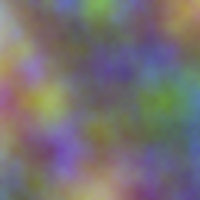
Frame 1 (no input)
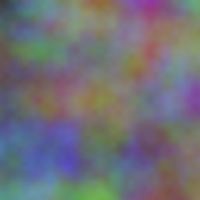
Frame 60 (the mouse pressed at the canvas centre just before this capture)
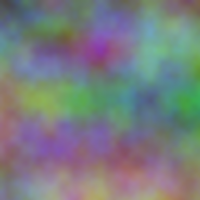
Frame 120 (the mouse held since frame 60 and released just before this capture)

The Processing sketch that drew these frames (run headless with seeded random() and noise(); from frame 60 on, the mouse is pressed at the canvas centre):

// Processing sketch: cotton_candy_noise
// ── cotton_candy_noise.pde
float th = 0; //tiempo
void setup()
{
   size(200,200);
}

void draw(){
  background(128);
  th += 0.1; //como se tarda en generar el ruido, poner decimales mayor
for (int i=0; i< width;i++)
  for (int j=0; j< height;j++)
  {
    //agregamos diferentes stroke con noise diferente, para diferentes colores 
   stroke(255* noise(0.01*i,0.01*j,th),
          255* noise(0.02*i,0.02*j,th), 
          255* noise(0.03*i,0.03*j,th));  

   point (i,j);
  }

}
